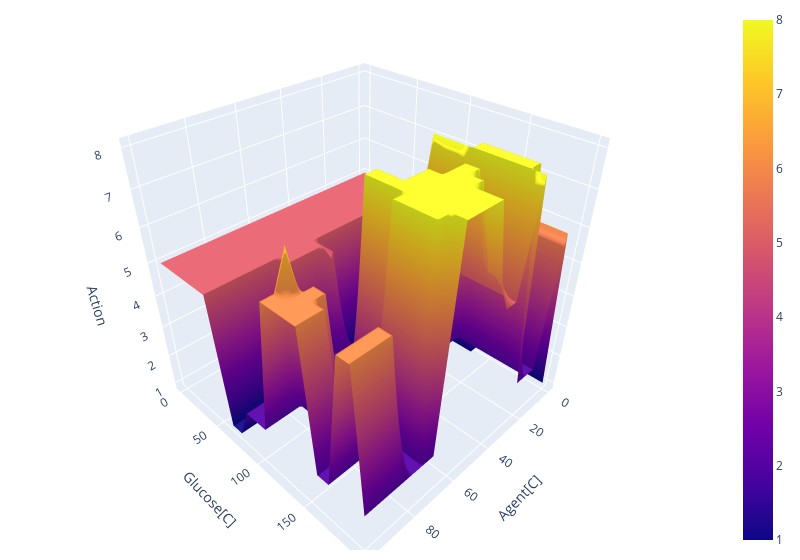

The cell this chart's notebook holds for it:
### Code cell
import plotly.express as px
import plotly.graph_objects as go

fig = go.Figure(data=[go.Surface(z=Data_Table_Optimal["High"]['Action'].to_numpy().reshape(20,20,order="F"), x=np.linspace(0,100,20), y=np.linspace(0,200,20))],
               )
fig.update_layout(scene = dict(
                    xaxis_title='Agent[C]',
                    yaxis_title='Glucose[C]',
                    zaxis_title='Action'),
                    width=800,
                    margin=dict(r=20, b=10, l=10, t=10)),


fig.show()

### Figure 1 — Plotly figure (JSON) as saved in the notebook; plotly's stock layout.template omitted (floating-point values rounded to 4 significant figures; data arrays with more than 128 entries replaced by an {"elided": "..."} marker saying what was removed)
{"data": [{"type": "surface", "x": [0, 5.263, 10.53, 15.79, 21.05, 26.32, 31.58, 36.84, 42.11, 47.37, 52.63, 57.89, 63.16, 68.42, 73.68, 78.95, 84.21, 89.47, 94.74, 100], "y": [0, 10.53, 21.05, 31.58, 42.11, 52.63, 63.16, 73.68, 84.21, 94.74, 105.3, 115.8, 126.3, 136.8, 147.4, 157.9, 168.4, 178.9, 189.5, 200], "z": {"elided": "20x20 int values"}}], "layout": {"margin": {"b": 10, "l": 10, "r": 20, "t": 10}, "scene": {"xaxis": {"title": {"text": "Agent[C]"}}, "yaxis": {"title": {"text": "Glucose[C]"}}, "zaxis": {"title": {"text": "Action"}}}, "width": 800}}
